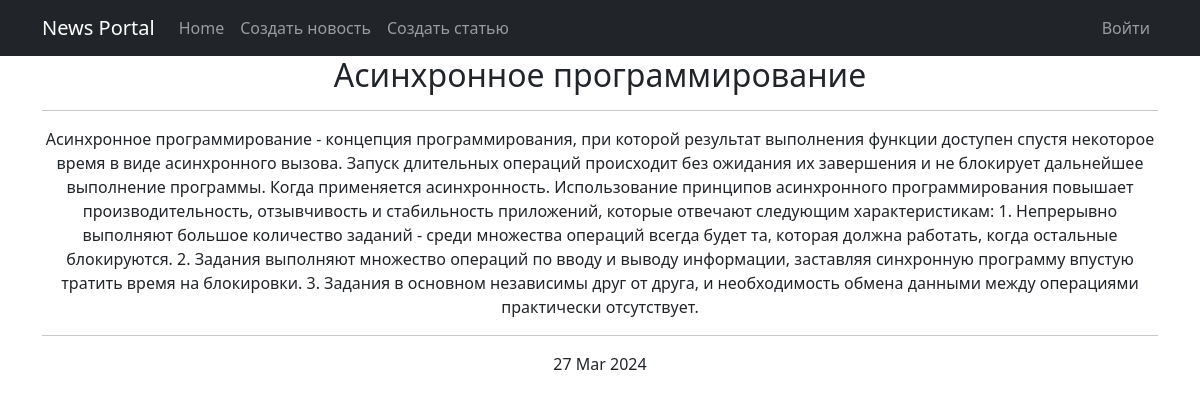
Screenshot of /news/2/ with the database file from the repository.
### news_app/models.py (models this page shows, shortened)
class Post(models.Model):
    news = 'NE'
    article = 'AR'
    variant = [
        (news, 'Новость'),
        (article, 'Статья')]
    author = models.ForeignKey(Author, on_delete = models.CASCADE)
    _type = models.CharField(max_length = 2, choices = variant, default = news)
    pub_date = models.DateTimeField(auto_now_add = True)
    title = models.CharField(max_length = 255)
    text = models.TextField()
    rating = models.IntegerField(default = 0)
    category = models.ManyToManyField(Category, through = 'PostCategory')

### news_app/views.py (the view)
# urls.py: path('<int:pk>/', PostsDetail.as_view(), name='post_detail'),
class PostsDetail(DetailView):
    model = Post
    template_name = 'post.html'
    context_object_name = 'post'

### news_app/templatetags/custom_filters.py (called while the page is built)
@register.filter()
def censor(value):
    res = ''
    for word in value.split():
        if word in words:
            res += word[0] + '*'*(len(word)-1) + ' '
        else:
            res += word + ' '
    return res[:-1]

### templates/post.html (shortened to what this page needs)
{% extends 'flatpages/default.html' %}
{% load custom_filters %}
{% block content %}
<h2>{{post.title|censor }}</h2>
<hr>
{{post.text|censor }}
<hr>
{{post.pub_date|date:'d M Y'}}
{% endblock content %}

### rows the page displays
Post: title|censor "Асинхронное программирование", text|censor "Асинхронное программирование - концепция программирования, при которой результат выполнения функции доступен спустя некоторое время в виде асинхронного вызова. Запуск длительных операций происходит без ожидания их завершения и не блокирует дальнейшее выполнение программы. Когда применяется асинхронность. Использование принципов асинхронного программирования повышает производительность, отзывчивость и стабильность приложений, которые отвечают следующим характеристикам: 1. Непрерывно выполняют большое количество заданий - среди множества операций всегда будет та, которая должна работать, когда остальные блокируются. 2. Задания выполняют множество операций по вводу и выводу информации,…", pub_date "27 Mar 2024"
